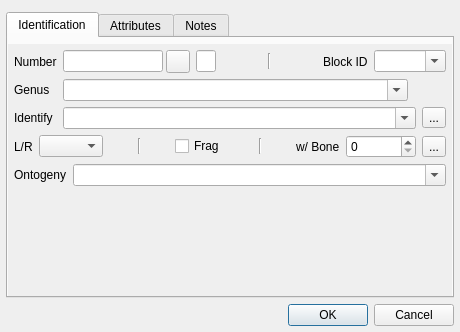
<?xml version="1.0" encoding="UTF-8"?>
<ui version="4.0">
 <class>FeaturesDialog</class>
 <widget class="QDialog" name="FeaturesDialog">
  <property name="geometry">
   <rect>
    <x>0</x>
    <y>0</y>
    <width>460</width>
    <height>332</height>
   </rect>
  </property>
  <property name="minimumSize">
   <size>
    <width>460</width>
    <height>320</height>
   </size>
  </property>
  <property name="windowTitle">
   <string>Feature Attributes</string>
  </property>
  <layout class="QVBoxLayout" name="verticalLayout">
   <property name="leftMargin">
    <number>6</number>
   </property>
   <property name="topMargin">
    <number>12</number>
   </property>
   <property name="rightMargin">
    <number>6</number>
   </property>
   <property name="bottomMargin">
    <number>6</number>
   </property>
   <item>
    <widget class="QTabWidget" name="tabWidget">
     <property name="currentIndex">
      <number>0</number>
     </property>
     <widget class="QWidget" name="identTab">
      <attribute name="title">
       <string>Identification</string>
      </attribute>
      <layout class="QVBoxLayout" name="verticalLayout_2">
       <property name="leftMargin">
        <number>0</number>
       </property>
       <property name="topMargin">
        <number>6</number>
       </property>
       <property name="rightMargin">
        <number>0</number>
       </property>
       <property name="bottomMargin">
        <number>0</number>
       </property>
       <item>
        <widget class="QScrollArea" name="scrollArea">
         <property name="frameShape">
          <enum>QFrame::NoFrame</enum>
         </property>
         <property name="widgetResizable">
          <bool>true</bool>
         </property>
         <widget class="QWidget" name="scrollAreaWidgetContents">
          <property name="geometry">
           <rect>
            <x>0</x>
            <y>0</y>
            <width>442</width>
            <height>249</height>
           </rect>
          </property>
          <layout class="QVBoxLayout" name="verticalLayout_3">
           <property name="margin">
            <number>6</number>
           </property>
           <item>
            <layout class="QGridLayout" name="gridLayout">
             <item row="0" column="0">
              <widget class="QLabel" name="label">
               <property name="sizePolicy">
                <sizepolicy hsizetype="Maximum" vsizetype="Preferred">
                 <horstretch>0</horstretch>
                 <verstretch>0</verstretch>
                </sizepolicy>
               </property>
               <property name="text">
                <string>Number</string>
               </property>
              </widget>
             </item>
             <item row="1" column="1">
              <layout class="QHBoxLayout" name="horizontalLayout_5">
               <item>
                <widget class="QComboBox" name="genus">
                 <property name="sizePolicy">
                  <sizepolicy hsizetype="Expanding" vsizetype="Fixed">
                   <horstretch>0</horstretch>
                   <verstretch>0</verstretch>
                  </sizepolicy>
                 </property>
                 <property name="minimumSize">
                  <size>
                   <width>150</width>
                   <height>0</height>
                  </size>
                 </property>
                 <property name="editable">
                  <bool>true</bool>
                 </property>
                </widget>
               </item>
               <item>
                <spacer name="horizontalSpacer_2">
                 <property name="orientation">
                  <enum>Qt::Horizontal</enum>
                 </property>
                 <property name="sizeType">
                  <enum>QSizePolicy::Fixed</enum>
                 </property>
                 <property name="sizeHint" stdset="0">
                  <size>
                   <width>38</width>
                   <height>20</height>
                  </size>
                 </property>
                </spacer>
               </item>
              </layout>
             </item>
             <item row="0" column="1">
              <layout class="QHBoxLayout" name="horizontalLayout">
               <item>
                <layout class="QHBoxLayout" name="horizontalLayout_7">
                 <property name="spacing">
                  <number>3</number>
                 </property>
                 <item>
                  <widget class="QLineEdit" name="number">
                   <property name="sizePolicy">
                    <sizepolicy hsizetype="Maximum" vsizetype="Fixed">
                     <horstretch>0</horstretch>
                     <verstretch>0</verstretch>
                    </sizepolicy>
                   </property>
                   <property name="minimumSize">
                    <size>
                     <width>70</width>
                     <height>0</height>
                    </size>
                   </property>
                   <property name="maximumSize">
                    <size>
                     <width>100</width>
                     <height>16777215</height>
                    </size>
                   </property>
                  </widget>
                 </item>
                 <item>
                  <widget class="QToolButton" name="numLockBtn">
                   <property name="text">
                    <string/>
                   </property>
                   <property name="icon">
                    <iconset resource="resources.qrc">
                     <normaloff>:/fdt/icons/locked.svg</normaloff>:/fdt/icons/locked.svg</iconset>
                   </property>
                  </widget>
                 </item>
                </layout>
               </item>
               <item>
                <widget class="QLineEdit" name="pkuid">
                 <property name="sizePolicy">
                  <sizepolicy hsizetype="Fixed" vsizetype="Fixed">
                   <horstretch>0</horstretch>
                   <verstretch>0</verstretch>
                  </sizepolicy>
                 </property>
                 <property name="minimumSize">
                  <size>
                   <width>20</width>
                   <height>0</height>
                  </size>
                 </property>
                 <property name="maximumSize">
                  <size>
                   <width>20</width>
                   <height>16777215</height>
                  </size>
                 </property>
                </widget>
               </item>
               <item>
                <widget class="Line" name="line_3">
                 <property name="sizePolicy">
                  <sizepolicy hsizetype="MinimumExpanding" vsizetype="Minimum">
                   <horstretch>0</horstretch>
                   <verstretch>0</verstretch>
                  </sizepolicy>
                 </property>
                 <property name="maximumSize">
                  <size>
                   <width>16777215</width>
                   <height>16</height>
                  </size>
                 </property>
                 <property name="orientation">
                  <enum>Qt::Vertical</enum>
                 </property>
                </widget>
               </item>
               <item>
                <widget class="QLabel" name="label_6">
                 <property name="text">
                  <string>Block ID</string>
                 </property>
                </widget>
               </item>
               <item>
                <widget class="QComboBox" name="block_id">
                 <property name="editable">
                  <bool>true</bool>
                 </property>
                </widget>
               </item>
              </layout>
             </item>
             <item row="2" column="1">
              <layout class="QHBoxLayout" name="horizontalLayout_3">
               <item>
                <widget class="QComboBox" name="identify">
                 <property name="sizePolicy">
                  <sizepolicy hsizetype="Expanding" vsizetype="Fixed">
                   <horstretch>0</horstretch>
                   <verstretch>0</verstretch>
                  </sizepolicy>
                 </property>
                 <property name="minimumSize">
                  <size>
                   <width>150</width>
                   <height>0</height>
                  </size>
                 </property>
                 <property name="editable">
                  <bool>true</bool>
                 </property>
                </widget>
               </item>
               <item>
                <widget class="QToolButton" name="identBtn">
                 <property name="text">
                  <string>...</string>
                 </property>
                 <property name="icon">
                  <iconset resource="resources.qrc">
                   <normaloff>:/fdt/icons/bone.svg</normaloff>:/fdt/icons/bone.svg</iconset>
                 </property>
                 <property name="popupMode">
                  <enum>QToolButton::InstantPopup</enum>
                 </property>
                </widget>
               </item>
              </layout>
             </item>
             <item row="1" column="0">
              <widget class="QLabel" name="label_3">
               <property name="sizePolicy">
                <sizepolicy hsizetype="Maximum" vsizetype="Preferred">
                 <horstretch>0</horstretch>
                 <verstretch>0</verstretch>
                </sizepolicy>
               </property>
               <property name="text">
                <string>Genus</string>
               </property>
              </widget>
             </item>
             <item row="2" column="0">
              <widget class="QLabel" name="label_2">
               <property name="sizePolicy">
                <sizepolicy hsizetype="Maximum" vsizetype="Preferred">
                 <horstretch>0</horstretch>
                 <verstretch>0</verstretch>
                </sizepolicy>
               </property>
               <property name="text">
                <string>Identify</string>
               </property>
              </widget>
             </item>
            </layout>
           </item>
           <item>
            <layout class="QHBoxLayout" name="horizontalLayout_4">
             <item>
              <widget class="QLabel" name="label_5">
               <property name="sizePolicy">
                <sizepolicy hsizetype="Maximum" vsizetype="Preferred">
                 <horstretch>0</horstretch>
                 <verstretch>0</verstretch>
                </sizepolicy>
               </property>
               <property name="text">
                <string>L/R</string>
               </property>
              </widget>
             </item>
             <item>
              <widget class="QComboBox" name="left_right">
               <property name="sizePolicy">
                <sizepolicy hsizetype="Maximum" vsizetype="Fixed">
                 <horstretch>0</horstretch>
                 <verstretch>0</verstretch>
                </sizepolicy>
               </property>
               <property name="maximumSize">
                <size>
                 <width>64</width>
                 <height>16777215</height>
                </size>
               </property>
              </widget>
             </item>
             <item>
              <widget class="Line" name="line">
               <property name="sizePolicy">
                <sizepolicy hsizetype="MinimumExpanding" vsizetype="Minimum">
                 <horstretch>0</horstretch>
                 <verstretch>0</verstretch>
                </sizepolicy>
               </property>
               <property name="maximumSize">
                <size>
                 <width>16777215</width>
                 <height>16</height>
                </size>
               </property>
               <property name="orientation">
                <enum>Qt::Vertical</enum>
               </property>
              </widget>
             </item>
             <item>
              <widget class="QCheckBox" name="fragment">
               <property name="sizePolicy">
                <sizepolicy hsizetype="Maximum" vsizetype="Fixed">
                 <horstretch>0</horstretch>
                 <verstretch>0</verstretch>
                </sizepolicy>
               </property>
               <property name="text">
                <string>Frag</string>
               </property>
              </widget>
             </item>
             <item>
              <widget class="Line" name="line_2">
               <property name="sizePolicy">
                <sizepolicy hsizetype="MinimumExpanding" vsizetype="Minimum">
                 <horstretch>0</horstretch>
                 <verstretch>0</verstretch>
                </sizepolicy>
               </property>
               <property name="maximumSize">
                <size>
                 <width>16777215</width>
                 <height>16</height>
                </size>
               </property>
               <property name="orientation">
                <enum>Qt::Vertical</enum>
               </property>
              </widget>
             </item>
             <item>
              <widget class="QLabel" name="label_15">
               <property name="sizePolicy">
                <sizepolicy hsizetype="Maximum" vsizetype="Preferred">
                 <horstretch>0</horstretch>
                 <verstretch>0</verstretch>
                </sizepolicy>
               </property>
               <property name="text">
                <string>w/ Bone</string>
               </property>
              </widget>
             </item>
             <item>
              <widget class="QSpinBox" name="with_bone">
               <property name="minimumSize">
                <size>
                 <width>70</width>
                 <height>0</height>
                </size>
               </property>
               <property name="maximumSize">
                <size>
                 <width>70</width>
                 <height>16777215</height>
                </size>
               </property>
              </widget>
             </item>
             <item>
              <widget class="QToolButton" name="withBoneBtn">
               <property name="text">
                <string>...</string>
               </property>
               <property name="icon">
                <iconset resource="resources.qrc">
                 <normaloff>:/fdt/icons/bone.svg</normaloff>:/fdt/icons/bone.svg</iconset>
               </property>
              </widget>
             </item>
            </layout>
           </item>
           <item>
            <layout class="QHBoxLayout" name="horizontalLayout_9">
             <item>
              <widget class="QLabel" name="label_17">
               <property name="sizePolicy">
                <sizepolicy hsizetype="Maximum" vsizetype="Preferred">
                 <horstretch>0</horstretch>
                 <verstretch>0</verstretch>
                </sizepolicy>
               </property>
               <property name="text">
                <string>Ontogeny</string>
               </property>
              </widget>
             </item>
             <item>
              <widget class="QComboBox" name="ontogeny">
               <property name="editable">
                <bool>true</bool>
               </property>
              </widget>
             </item>
            </layout>
           </item>
           <item>
            <spacer name="verticalSpacer">
             <property name="orientation">
              <enum>Qt::Vertical</enum>
             </property>
             <property name="sizeHint" stdset="0">
              <size>
               <width>20</width>
               <height>0</height>
              </size>
             </property>
            </spacer>
           </item>
          </layout>
         </widget>
        </widget>
       </item>
      </layout>
     </widget>
     <widget class="QWidget" name="attrTab">
      <attribute name="title">
       <string>Attributes</string>
      </attribute>
      <layout class="QVBoxLayout" name="verticalLayout_4">
       <property name="leftMargin">
        <number>0</number>
       </property>
       <property name="topMargin">
        <number>6</number>
       </property>
       <property name="rightMargin">
        <number>0</number>
       </property>
       <property name="bottomMargin">
        <number>0</number>
       </property>
       <item>
        <widget class="QScrollArea" name="scrollArea_2">
         <property name="frameShape">
          <enum>QFrame::NoFrame</enum>
         </property>
         <property name="widgetResizable">
          <bool>true</bool>
         </property>
         <widget class="QWidget" name="scrollAreaWidgetContents_2">
          <property name="geometry">
           <rect>
            <x>0</x>
            <y>0</y>
            <width>442</width>
            <height>249</height>
           </rect>
          </property>
          <layout class="QVBoxLayout" name="verticalLayout_5">
           <property name="margin">
            <number>6</number>
           </property>
           <item>
            <layout class="QGridLayout" name="gridLayout_3">
             <item row="0" column="0">
              <widget class="QLabel" name="label_7">
               <property name="sizePolicy">
                <sizepolicy hsizetype="Maximum" vsizetype="Preferred">
                 <horstretch>0</horstretch>
                 <verstretch>0</verstretch>
                </sizepolicy>
               </property>
               <property name="text">
                <string>Origin</string>
               </property>
              </widget>
             </item>
             <item row="0" column="2">
              <widget class="QLineEdit" name="origin">
               <property name="sizePolicy">
                <sizepolicy hsizetype="Fixed" vsizetype="Fixed">
                 <horstretch>0</horstretch>
                 <verstretch>0</verstretch>
                </sizepolicy>
               </property>
               <property name="minimumSize">
                <size>
                 <width>20</width>
                 <height>0</height>
                </size>
               </property>
               <property name="maximumSize">
                <size>
                 <width>20</width>
                 <height>16777215</height>
                </size>
               </property>
              </widget>
             </item>
             <item row="0" column="3">
              <widget class="QLabel" name="label_4">
               <property name="sizePolicy">
                <sizepolicy hsizetype="Maximum" vsizetype="Preferred">
                 <horstretch>0</horstretch>
                 <verstretch>0</verstretch>
                </sizepolicy>
               </property>
               <property name="text">
                <string>Grid</string>
               </property>
              </widget>
             </item>
             <item row="0" column="1">
              <widget class="QLineEdit" name="originName"/>
             </item>
             <item row="0" column="4">
              <widget class="QComboBox" name="grid">
               <property name="sizePolicy">
                <sizepolicy hsizetype="Expanding" vsizetype="Fixed">
                 <horstretch>0</horstretch>
                 <verstretch>0</verstretch>
                </sizepolicy>
               </property>
               <property name="minimumSize">
                <size>
                 <width>70</width>
                 <height>0</height>
                </size>
               </property>
               <property name="maximumSize">
                <size>
                 <width>100</width>
                 <height>16777215</height>
                </size>
               </property>
               <property name="editable">
                <bool>true</bool>
               </property>
              </widget>
             </item>
             <item row="0" column="5">
              <widget class="QLabel" name="label_18">
               <property name="sizePolicy">
                <sizepolicy hsizetype="Maximum" vsizetype="Preferred">
                 <horstretch>0</horstretch>
                 <verstretch>0</verstretch>
                </sizepolicy>
               </property>
               <property name="text">
                <string>Z</string>
               </property>
              </widget>
             </item>
             <item row="0" column="6">
              <widget class="QSpinBox" name="z_order">
               <property name="minimumSize">
                <size>
                 <width>60</width>
                 <height>0</height>
                </size>
               </property>
               <property name="maximumSize">
                <size>
                 <width>60</width>
                 <height>16777215</height>
                </size>
               </property>
              </widget>
             </item>
            </layout>
           </item>
           <item>
            <layout class="QHBoxLayout" name="horizontalLayout_8">
             <item>
              <widget class="QCheckBox" name="associated">
               <property name="sizePolicy">
                <sizepolicy hsizetype="Maximum" vsizetype="Fixed">
                 <horstretch>0</horstretch>
                 <verstretch>0</verstretch>
                </sizepolicy>
               </property>
               <property name="text">
                <string>Associated</string>
               </property>
              </widget>
             </item>
             <item>
              <widget class="Line" name="line_4">
               <property name="sizePolicy">
                <sizepolicy hsizetype="MinimumExpanding" vsizetype="Minimum">
                 <horstretch>0</horstretch>
                 <verstretch>0</verstretch>
                </sizepolicy>
               </property>
               <property name="maximumSize">
                <size>
                 <width>16777215</width>
                 <height>16</height>
                </size>
               </property>
               <property name="orientation">
                <enum>Qt::Vertical</enum>
               </property>
              </widget>
             </item>
             <item>
              <widget class="QLabel" name="label_16">
               <property name="sizePolicy">
                <sizepolicy hsizetype="Maximum" vsizetype="Preferred">
                 <horstretch>0</horstretch>
                 <verstretch>0</verstretch>
                </sizepolicy>
               </property>
               <property name="text">
                <string>Complete</string>
               </property>
              </widget>
             </item>
             <item>
              <widget class="QSpinBox" name="percent">
               <property name="sizePolicy">
                <sizepolicy hsizetype="Maximum" vsizetype="Fixed">
                 <horstretch>0</horstretch>
                 <verstretch>0</verstretch>
                </sizepolicy>
               </property>
               <property name="suffix">
                <string> %</string>
               </property>
               <property name="maximum">
                <number>100</number>
               </property>
              </widget>
             </item>
             <item>
              <widget class="Line" name="line_5">
               <property name="sizePolicy">
                <sizepolicy hsizetype="MinimumExpanding" vsizetype="Minimum">
                 <horstretch>0</horstretch>
                 <verstretch>0</verstretch>
                </sizepolicy>
               </property>
               <property name="maximumSize">
                <size>
                 <width>16777215</width>
                 <height>16</height>
                </size>
               </property>
               <property name="orientation">
                <enum>Qt::Vertical</enum>
               </property>
              </widget>
             </item>
             <item>
              <widget class="QCheckBox" name="counts">
               <property name="sizePolicy">
                <sizepolicy hsizetype="Maximum" vsizetype="Fixed">
                 <horstretch>0</horstretch>
                 <verstretch>0</verstretch>
                </sizepolicy>
               </property>
               <property name="text">
                <string>Counts</string>
               </property>
              </widget>
             </item>
            </layout>
           </item>
           <item>
            <layout class="QHBoxLayout" name="horizontalLayout_6">
             <item>
              <widget class="QLabel" name="label_20">
               <property name="sizePolicy">
                <sizepolicy hsizetype="Maximum" vsizetype="Preferred">
                 <horstretch>0</horstretch>
                 <verstretch>0</verstretch>
                </sizepolicy>
               </property>
               <property name="text">
                <string>Preservation</string>
               </property>
              </widget>
             </item>
             <item>
              <widget class="QComboBox" name="preservation">
               <property name="editable">
                <bool>true</bool>
               </property>
              </widget>
             </item>
            </layout>
           </item>
           <item>
            <layout class="QGridLayout" name="gridLayout_4">
             <item row="0" column="3">
              <widget class="QDoubleSpinBox" name="width"/>
             </item>
             <item row="1" column="2">
              <widget class="QLabel" name="label_10">
               <property name="sizePolicy">
                <sizepolicy hsizetype="Maximum" vsizetype="Preferred">
                 <horstretch>0</horstretch>
                 <verstretch>0</verstretch>
                </sizepolicy>
               </property>
               <property name="text">
                <string>Units</string>
               </property>
              </widget>
             </item>
             <item row="1" column="1">
              <widget class="QDoubleSpinBox" name="depth"/>
             </item>
             <item row="1" column="3">
              <widget class="QComboBox" name="units"/>
             </item>
             <item row="0" column="2">
              <widget class="QLabel" name="label_9">
               <property name="sizePolicy">
                <sizepolicy hsizetype="Maximum" vsizetype="Preferred">
                 <horstretch>0</horstretch>
                 <verstretch>0</verstretch>
                </sizepolicy>
               </property>
               <property name="text">
                <string>Width</string>
               </property>
              </widget>
             </item>
             <item row="1" column="0">
              <widget class="QLabel" name="label_13">
               <property name="sizePolicy">
                <sizepolicy hsizetype="Maximum" vsizetype="Preferred">
                 <horstretch>0</horstretch>
                 <verstretch>0</verstretch>
                </sizepolicy>
               </property>
               <property name="text">
                <string>Depth</string>
               </property>
              </widget>
             </item>
             <item row="0" column="1">
              <widget class="QDoubleSpinBox" name="length"/>
             </item>
             <item row="0" column="0">
              <widget class="QLabel" name="label_14">
               <property name="sizePolicy">
                <sizepolicy hsizetype="Maximum" vsizetype="Preferred">
                 <horstretch>0</horstretch>
                 <verstretch>0</verstretch>
                </sizepolicy>
               </property>
               <property name="text">
                <string>Length</string>
               </property>
              </widget>
             </item>
            </layout>
           </item>
           <item>
            <spacer name="verticalSpacer_2">
             <property name="orientation">
              <enum>Qt::Vertical</enum>
             </property>
             <property name="sizeHint" stdset="0">
              <size>
               <width>20</width>
               <height>0</height>
              </size>
             </property>
            </spacer>
           </item>
          </layout>
         </widget>
        </widget>
       </item>
      </layout>
     </widget>
     <widget class="QWidget" name="notesTab">
      <attribute name="title">
       <string>Notes</string>
      </attribute>
      <layout class="QVBoxLayout" name="verticalLayout_6">
       <property name="leftMargin">
        <number>0</number>
       </property>
       <property name="topMargin">
        <number>6</number>
       </property>
       <property name="rightMargin">
        <number>0</number>
       </property>
       <property name="bottomMargin">
        <number>0</number>
       </property>
       <item>
        <widget class="QScrollArea" name="scrollArea_3">
         <property name="frameShape">
          <enum>QFrame::NoFrame</enum>
         </property>
         <property name="widgetResizable">
          <bool>true</bool>
         </property>
         <widget class="QWidget" name="scrollAreaWidgetContents_3">
          <property name="geometry">
           <rect>
            <x>0</x>
            <y>0</y>
            <width>442</width>
            <height>249</height>
           </rect>
          </property>
          <layout class="QVBoxLayout" name="verticalLayout_7">
           <property name="margin">
            <number>6</number>
           </property>
           <item>
            <layout class="QGridLayout" name="gridLayout_5">
             <item row="2" column="0">
              <layout class="QHBoxLayout" name="horizontalLayout_2">
               <item>
                <widget class="QLabel" name="label_11">
                 <property name="sizePolicy">
                  <sizepolicy hsizetype="Maximum" vsizetype="Preferred">
                   <horstretch>0</horstretch>
                   <verstretch>0</verstretch>
                  </sizepolicy>
                 </property>
                 <property name="text">
                  <string>Modified</string>
                 </property>
                </widget>
               </item>
               <item>
                <widget class="QLineEdit" name="modified">
                 <property name="text">
                  <string/>
                 </property>
                </widget>
               </item>
               <item>
                <widget class="QLabel" name="label_12">
                 <property name="sizePolicy">
                  <sizepolicy hsizetype="Maximum" vsizetype="Preferred">
                   <horstretch>0</horstretch>
                   <verstretch>0</verstretch>
                  </sizepolicy>
                 </property>
                 <property name="text">
                  <string>Added</string>
                 </property>
                </widget>
               </item>
               <item>
                <widget class="QLineEdit" name="added"/>
               </item>
              </layout>
             </item>
             <item row="0" column="0">
              <widget class="QPlainTextEdit" name="notes"/>
             </item>
             <item row="1" column="0">
              <layout class="QHBoxLayout" name="horizontalLayout_10">
               <item>
                <widget class="QLabel" name="label_8">
                 <property name="sizePolicy">
                  <sizepolicy hsizetype="Maximum" vsizetype="Preferred">
                   <horstretch>0</horstretch>
                   <verstretch>0</verstretch>
                  </sizepolicy>
                 </property>
                 <property name="text">
                  <string>Packaging</string>
                 </property>
                </widget>
               </item>
               <item>
                <widget class="QComboBox" name="packaging">
                 <property name="editable">
                  <bool>true</bool>
                 </property>
                </widget>
               </item>
              </layout>
             </item>
            </layout>
           </item>
          </layout>
         </widget>
        </widget>
       </item>
      </layout>
     </widget>
    </widget>
   </item>
   <item>
    <widget class="QDialogButtonBox" name="buttonBox">
     <property name="orientation">
      <enum>Qt::Horizontal</enum>
     </property>
     <property name="standardButtons">
      <set>QDialogButtonBox::Cancel|QDialogButtonBox::Ok</set>
     </property>
    </widget>
   </item>
  </layout>
 </widget>
 <resources>
  <include location="resources.qrc"/>
 </resources>
 <connections>
  <connection>
   <sender>buttonBox</sender>
   <signal>accepted()</signal>
   <receiver>FeaturesDialog</receiver>
   <slot>accept()</slot>
   <hints>
    <hint type="sourcelabel">
     <x>248</x>
     <y>254</y>
    </hint>
    <hint type="destinationlabel">
     <x>157</x>
     <y>274</y>
    </hint>
   </hints>
  </connection>
  <connection>
   <sender>buttonBox</sender>
   <signal>rejected()</signal>
   <receiver>FeaturesDialog</receiver>
   <slot>reject()</slot>
   <hints>
    <hint type="sourcelabel">
     <x>316</x>
     <y>260</y>
    </hint>
    <hint type="destinationlabel">
     <x>286</x>
     <y>274</y>
    </hint>
   </hints>
  </connection>
 </connections>
</ui>
